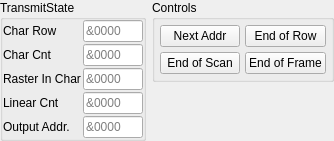
    <widget class="QWidget" name="widget" native="true">
     <layout class="QHBoxLayout" name="horizontalLayout_13">
      <property name="leftMargin">
       <number>0</number>
      </property>
      <property name="topMargin">
       <number>0</number>
      </property>
      <property name="rightMargin">
       <number>0</number>
      </property>
      <property name="bottomMargin">
       <number>0</number>
      </property>
      <item alignment="Qt::AlignTop">
       <widget class="QGroupBox" name="gb_state">
        <property name="sizePolicy">
         <sizepolicy hsizetype="Fixed" vsizetype="Fixed">
          <horstretch>0</horstretch>
          <verstretch>0</verstretch>
         </sizepolicy>
        </property>
        <property name="title">
         <string>TransmitState</string>
        </property>
        <layout class="QVBoxLayout" name="verticalLayout_6">
         <property name="spacing">
          <number>2</number>
         </property>
         <property name="leftMargin">
          <number>0</number>
         </property>
         <property name="topMargin">
          <number>0</number>
         </property>
         <property name="rightMargin">
          <number>0</number>
         </property>
         <property name="bottomMargin">
          <number>0</number>
         </property>
         <item>
          <widget class="QWidget" name="scanline" native="true">
           <layout class="QHBoxLayout" name="horizontalLayout_22">
            <property name="leftMargin">
             <number>0</number>
            </property>
            <property name="topMargin">
             <number>0</number>
            </property>
            <property name="rightMargin">
             <number>0</number>
            </property>
            <property name="bottomMargin">
             <number>0</number>
            </property>
            <item>
             <widget class="QLabel" name="lbl_scan_line">
              <property name="text">
               <string>Char Row</string>
              </property>
             </widget>
            </item>
            <item>
             <widget class="QLineEdit" name="txt_scan_line">
              <property name="sizePolicy">
               <sizepolicy hsizetype="Fixed" vsizetype="Fixed">
                <horstretch>0</horstretch>
                <verstretch>0</verstretch>
               </sizepolicy>
              </property>
              <property name="maximumSize">
               <size>
                <width>60</width>
                <height>16777215</height>
               </size>
              </property>
              <property name="maxLength">
               <number>5</number>
              </property>
              <property name="placeholderText">
               <string>&amp;0000</string>
              </property>
             </widget>
            </item>
           </layout>
          </widget>
         </item>
         <item>
          <widget class="QWidget" name="char_cnt" native="true">
           <layout class="QHBoxLayout" name="horizontalLayout_9">
            <property name="spacing">
             <number>2</number>
            </property>
            <property name="leftMargin">
             <number>0</number>
            </property>
            <property name="topMargin">
             <number>0</number>
            </property>
            <property name="rightMargin">
             <number>0</number>
            </property>
            <property name="bottomMargin">
             <number>0</number>
            </property>
            <item>
             <widget class="QLabel" name="lbl_char_cnt">
              <property name="text">
               <string>Char Cnt</string>
              </property>
             </widget>
            </item>
            <item>
             <widget class="QLineEdit" name="txt_char_cnt">
              <property name="sizePolicy">
               <sizepolicy hsizetype="Fixed" vsizetype="Fixed">
                <horstretch>0</horstretch>
                <verstretch>0</verstretch>
               </sizepolicy>
              </property>
              <property name="minimumSize">
               <size>
                <width>60</width>
                <height>0</height>
               </size>
              </property>
              <property name="maximumSize">
               <size>
                <width>60</width>
                <height>16777215</height>
               </size>
              </property>
              <property name="inputMask">
               <string notr="true"/>
              </property>
              <property name="text">
               <string notr="true"/>
              </property>
              <property name="maxLength">
               <number>5</number>
              </property>
              <property name="placeholderText">
               <string>&amp;0000</string>
              </property>
             </widget>
            </item>
           </layout>
          </widget>
         </item>
         <item>
          <widget class="QWidget" name="raster_in_char" native="true">
           <layout class="QHBoxLayout" name="horizontalLayout_11">
            <property name="spacing">
             <number>2</number>
            </property>
            <property name="leftMargin">
             <number>0</number>
            </property>
            <property name="topMargin">
             <number>0</number>
            </property>
            <property name="rightMargin">
             <number>0</number>
            </property>
            <property name="bottomMargin">
             <number>0</number>
            </property>
            <item>
             <widget class="QLabel" name="lbl_raster_in_char">
              <property name="text">
               <string>Raster In Char</string>
              </property>
             </widget>
            </item>
            <item>
             <widget class="QLineEdit" name="txt_raster_in_char">
              <property name="sizePolicy">
               <sizepolicy hsizetype="Fixed" vsizetype="Fixed">
                <horstretch>0</horstretch>
                <verstretch>0</verstretch>
               </sizepolicy>
              </property>
              <property name="minimumSize">
               <size>
                <width>60</width>
                <height>0</height>
               </size>
              </property>
              <property name="maximumSize">
               <size>
                <width>60</width>
                <height>16777215</height>
               </size>
              </property>
              <property name="inputMask">
               <string notr="true"/>
              </property>
              <property name="text">
               <string notr="true"/>
              </property>
              <property name="maxLength">
               <number>5</number>
              </property>
              <property name="placeholderText">
               <string>&amp;0000</string>
              </property>
             </widget>
            </item>
           </layout>
          </widget>
         </item>
         <item>
          <widget class="QWidget" name="linear_cnt" native="true">
           <layout class="QHBoxLayout" name="horizontalLayout_8">
            <property name="spacing">
             <number>2</number>
            </property>
            <property name="leftMargin">
             <number>0</number>
            </property>
            <property name="topMargin">
             <number>0</number>
            </property>
            <property name="rightMargin">
             <number>0</number>
            </property>
            <property name="bottomMargin">
             <number>0</number>
            </property>
            <item>
             <widget class="QLabel" name="lbl_linear_addr_cnt">
              <property name="text">
               <string>Linear Cnt</string>
              </property>
             </widget>
            </item>
            <item>
             <widget class="QLineEdit" name="txt_linear_addr_cnt">
              <property name="sizePolicy">
               <sizepolicy hsizetype="Fixed" vsizetype="Fixed">
                <horstretch>0</horstretch>
                <verstretch>0</verstretch>
               </sizepolicy>
              </property>
              <property name="minimumSize">
               <size>
                <width>60</width>
                <height>0</height>
               </size>
              </property>
              <property name="maximumSize">
               <size>
                <width>60</width>
                <height>16777215</height>
               </size>
              </property>
              <property name="inputMask">
               <string notr="true"/>
              </property>
              <property name="text">
               <string notr="true"/>
              </property>
              <property name="maxLength">
               <number>5</number>
              </property>
              <property name="placeholderText">
               <string>&amp;0000</string>
              </property>
             </widget>
            </item>
           </layout>
          </widget>
         </item>
         <item>
          <widget class="QWidget" name="output_address" native="true">
           <layout class="QHBoxLayout" name="horizontalLayout_10">
            <property name="spacing">
             <number>2</number>
            </property>
            <property name="leftMargin">
             <number>0</number>
            </property>
            <property name="topMargin">
             <number>0</number>
            </property>
            <property name="rightMargin">
             <number>0</number>
            </property>
            <property name="bottomMargin">
             <number>0</number>
            </property>
            <item>
             <widget class="QLabel" name="lbl_output_addr">
              <property name="text">
               <string>Output Addr.</string>
              </property>
             </widget>
            </item>
            <item>
             <widget class="QLineEdit" name="txt_output_addr">
              <property name="sizePolicy">
               <sizepolicy hsizetype="Fixed" vsizetype="Fixed">
                <horstretch>0</horstretch>
                <verstretch>0</verstretch>
               </sizepolicy>
              </property>
              <property name="minimumSize">
               <size>
                <width>60</width>
                <height>0</height>
               </size>
              </property>
              <property name="maximumSize">
               <size>
                <width>60</width>
                <height>16777215</height>
               </size>
              </property>
              <property name="inputMask">
               <string notr="true"/>
              </property>
              <property name="text">
               <string notr="true"/>
              </property>
              <property name="maxLength">
               <number>5</number>
              </property>
              <property name="placeholderText">
               <string>&amp;0000</string>
              </property>
             </widget>
            </item>
           </layout>
          </widget>
         </item>
        </layout>
       </widget>
      </item>
      <item alignment="Qt::AlignTop">
       <widget class="QGroupBox" name="gb_buttons">
        <property name="sizePolicy">
         <sizepolicy hsizetype="Fixed" vsizetype="Fixed">
          <horstretch>0</horstretch>
          <verstretch>0</verstretch>
         </sizepolicy>
        </property>
        <property name="title">
         <string>Controls</string>
        </property>
        <layout class="QGridLayout" name="gridLayout" rowstretch="1,1,0,0,0" columnstretch="1,1">
         <property name="leftMargin">
          <number>5</number>
         </property>
         <property name="topMargin">
          <number>5</number>
         </property>
         <property name="rightMargin">
          <number>5</number>
         </property>
         <property name="bottomMargin">
          <number>5</number>
         </property>
         <property name="spacing">
          <number>5</number>
         </property>
         <item row="0" column="0">
          <widget class="QPushButton" name="btn_next">
           <property name="text">
            <string>Next Addr</string>
           </property>
          </widget>
         </item>
         <item row="1" column="0">
          <widget class="QPushButton" name="btn_end_of_scan">
           <property name="text">
            <string>End of Scan</string>
           </property>
          </widget>
         </item>
         <item row="0" column="1">
          <widget class="QPushButton" name="btn_end_of_row">
           <property name="text">
            <string>End of Row</string>
           </property>
          </widget>
         </item>
         <item row="1" column="1">
          <widget class="QPushButton" name="btn_end_of_frame">
           <property name="text">
            <string>End of Frame</string>
           </property>
          </widget>
         </item>
        </layout>
       </widget>
      </item>
     </layout>
    </widget>
